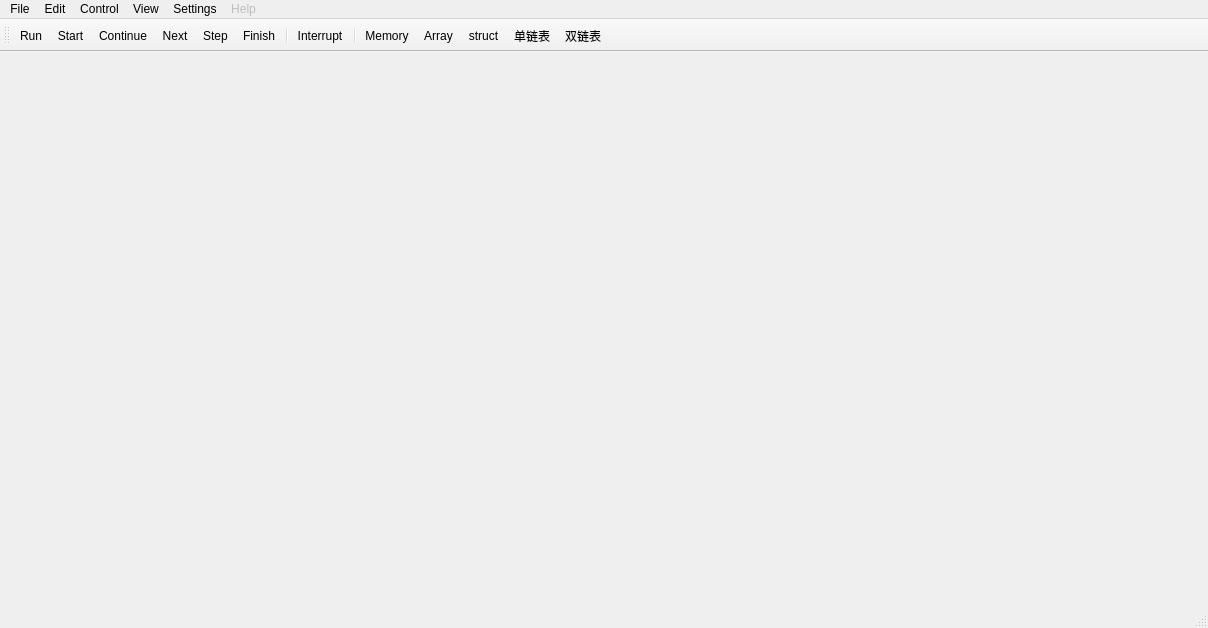
<?xml version="1.0" encoding="UTF-8"?>
<ui version="4.0">
 <class>sdsMainWindow</class>
 <widget class="QMainWindow" name="sdsMainWindow">
  <property name="geometry">
   <rect>
    <x>0</x>
    <y>0</y>
    <width>1208</width>
    <height>628</height>
   </rect>
  </property>
  <property name="windowTitle">
   <string>See Your DataStructure</string>
  </property>
  <widget class="GdbWidget" name="gdbWidget"/>
  <widget class="QMenuBar" name="menubar">
   <property name="geometry">
    <rect>
     <x>0</x>
     <y>0</y>
     <width>1208</width>
     <height>26</height>
    </rect>
   </property>
   <widget class="QMenu" name="menuFile">
    <property name="title">
     <string>File</string>
    </property>
    <addaction name="actionFileDebug"/>
    <addaction name="actionFileArguments"/>
    <addaction name="actionFileQuit"/>
   </widget>
   <widget class="QMenu" name="menuEdit">
    <property name="title">
     <string>Edit</string>
    </property>
   </widget>
   <widget class="QMenu" name="menuView">
    <property name="title">
     <string>View</string>
    </property>
    <widget class="QMenu" name="menuConsole">
     <property name="toolTip">
      <string/>
     </property>
     <property name="statusTip">
      <string/>
     </property>
     <property name="title">
      <string>Console</string>
     </property>
     <property name="icon">
      <iconset>
       <normaloff>:/seer/resources/console.png</normaloff>:/seer/resources/console.png</iconset>
     </property>
     <addaction name="actionConsoleNormal"/>
     <addaction name="actionConsoleMinimized"/>
     <addaction name="actionConsoleHidden"/>
    </widget>
    <addaction name="actionViewMemoryVisualizer"/>
    <addaction name="actionViewArrayVisualizer"/>
    <addaction name="menuConsole"/>
   </widget>
   <widget class="QMenu" name="menuSettings">
    <property name="title">
     <string>Settings</string>
    </property>
    <addaction name="actionSettingsConfiguration"/>
    <addaction name="actionSettingsSaveConfiguration"/>
   </widget>
   <widget class="QMenu" name="menuHelp">
    <property name="enabled">
     <bool>false</bool>
    </property>
    <property name="title">
     <string>Help</string>
    </property>
    <addaction name="actionHelpAbout"/>
   </widget>
   <widget class="QMenu" name="menuControl">
    <property name="title">
     <string>Control</string>
    </property>
    <addaction name="actionControlRun"/>
    <addaction name="actionControlStart"/>
    <addaction name="actionControlContinue"/>
    <addaction name="actionControlNext"/>
    <addaction name="actionControlStep"/>
    <addaction name="actionControlFinish"/>
    <addaction name="separator"/>
    <addaction name="actionControlInterrupt"/>
   </widget>
   <addaction name="menuFile"/>
   <addaction name="menuEdit"/>
   <addaction name="menuControl"/>
   <addaction name="menuView"/>
   <addaction name="menuSettings"/>
   <addaction name="menuHelp"/>
  </widget>
  <widget class="QStatusBar" name="statusbar"/>
  <widget class="QToolBar" name="toolBar">
   <property name="windowTitle">
    <string>toolBar</string>
   </property>
   <property name="toolButtonStyle">
    <enum>Qt::ToolButtonTextBesideIcon</enum>
   </property>
   <attribute name="toolBarArea">
    <enum>TopToolBarArea</enum>
   </attribute>
   <attribute name="toolBarBreak">
    <bool>false</bool>
   </attribute>
   <addaction name="actionGdbRun"/>
   <addaction name="actionGdbStart"/>
   <addaction name="actionGdbContinue"/>
   <addaction name="actionGdbNext"/>
   <addaction name="actionGdbStep"/>
   <addaction name="actionGdbFinish"/>
   <addaction name="separator"/>
   <addaction name="actionInterruptProcess"/>
   <addaction name="separator"/>
   <addaction name="actionMemoryVisualizer"/>
   <addaction name="actionArrayVisualizer"/>
   <addaction name="actionstruct"/>
   <addaction name="actionsolo"/>
   <addaction name="actiondouble"/>
  </widget>
  <action name="actionGdbQuit">
   <property name="text">
    <string>Quit</string>
   </property>
   <property name="toolTip">
    <string>Exit GDB.</string>
   </property>
  </action>
  <action name="actionFileQuit">
   <property name="icon">
    <iconset resource="SeeDataStructureRc.qrc">
     <normaloff>:/resources/exit.png</normaloff>:/resources/exit.png</iconset>
   </property>
   <property name="text">
    <string>Quit</string>
   </property>
   <property name="toolTip">
    <string>Quit</string>
   </property>
   <property name="statusTip">
    <string>Quit the  Seer debugger.</string>
   </property>
  </action>
  <action name="actionGdbStart">
   <property name="icon">
    <iconset resource="SeeDataStructureRc.qrc">
     <normaloff>:/resources/restart.png</normaloff>:/resources/restart.png</iconset>
   </property>
   <property name="text">
    <string>Start</string>
   </property>
  </action>
  <action name="actionGdbRun">
   <property name="icon">
    <iconset resource="SeeDataStructureRc.qrc">
     <normaloff>:/resources/restart.png</normaloff>:/resources/restart.png</iconset>
   </property>
   <property name="text">
    <string>Run</string>
   </property>
  </action>
  <action name="actionGdbNext">
   <property name="icon">
    <iconset resource="SeeDataStructureRc.qrc">
     <normaloff>:/resources/step_over.png</normaloff>:/resources/step_over.png</iconset>
   </property>
   <property name="text">
    <string>Next</string>
   </property>
  </action>
  <action name="actionGdbStep">
   <property name="icon">
    <iconset resource="SeeDataStructureRc.qrc">
     <normaloff>:/resources/step_into.png</normaloff>:/resources/step_into.png</iconset>
   </property>
   <property name="text">
    <string>Step</string>
   </property>
  </action>
  <action name="actionGdbFinish">
   <property name="icon">
    <iconset resource="SeeDataStructureRc.qrc">
     <normaloff>:/resources/step_out.png</normaloff>:/resources/step_out.png</iconset>
   </property>
   <property name="text">
    <string>Finish</string>
   </property>
  </action>
  <action name="actionGdbContinue">
   <property name="icon">
    <iconset resource="SeeDataStructureRc.qrc">
     <normaloff>:/resources/continue.png</normaloff>:/resources/continue.png</iconset>
   </property>
   <property name="text">
    <string>Continue</string>
   </property>
  </action>
  <action name="actionFileDebug">
   <property name="icon">
    <iconset resource="SeeDataStructureRc.qrc">
     <normaloff>:/resources/debug.png</normaloff>:/resources/debug.png</iconset>
   </property>
   <property name="text">
    <string>Debug...</string>
   </property>
   <property name="toolTip">
    <string>Debug</string>
   </property>
   <property name="statusTip">
    <string>Load an executable to debug.</string>
   </property>
  </action>
  <action name="actionFileArguments">
   <property name="icon">
    <iconset resource="SeeDataStructureRc.qrc">
     <normaloff>:/resources/arguments.png</normaloff>:/resources/arguments.png</iconset>
   </property>
   <property name="text">
    <string>Arguments...</string>
   </property>
   <property name="toolTip">
    <string>Arguments</string>
   </property>
   <property name="statusTip">
    <string>Specify new arguments to the current executable.</string>
   </property>
  </action>
  <action name="actionInterruptProcess">
   <property name="icon">
    <iconset resource="SeeDataStructureRc.qrc">
     <normaloff>:/resources/stop.png</normaloff>:/resources/stop.png</iconset>
   </property>
   <property name="text">
    <string>Interrupt</string>
   </property>
   <property name="toolTip">
    <string>&lt;html&gt;&lt;head/&gt;&lt;body&gt;&lt;p&gt;Send a 'Terminate' signal to the process.&lt;br/&gt;&lt;br/&gt;Hold down for alternate signals.&lt;/p&gt;&lt;/body&gt;&lt;/html&gt;</string>
   </property>
  </action>
  <action name="actionHelpAbout">
   <property name="enabled">
    <bool>false</bool>
   </property>
   <property name="icon">
    <iconset>
     <normaloff>:/seer/resources/seer_32x32.png</normaloff>:/seer/resources/seer_32x32.png</iconset>
   </property>
   <property name="text">
    <string>About Seer</string>
   </property>
   <property name="statusTip">
    <string>About Seer</string>
   </property>
  </action>
  <action name="actionMemoryVisualizer">
   <property name="icon">
    <iconset resource="SeeDataStructureRc.qrc">
     <normaloff>:/resources/memory.png</normaloff>:/resources/memory.png</iconset>
   </property>
   <property name="text">
    <string>Memory</string>
   </property>
   <property name="toolTip">
    <string>Launch a blank Memory Visualizer.</string>
   </property>
  </action>
  <action name="actionArrayVisualizer">
   <property name="icon">
    <iconset resource="SeeDataStructureRc.qrc">
     <normaloff>:/resources/array.png</normaloff>:/resources/array.png</iconset>
   </property>
   <property name="text">
    <string>Array</string>
   </property>
   <property name="toolTip">
    <string>Launch a blank Array Visualizer.</string>
   </property>
  </action>
  <action name="actionViewMemoryVisualizer">
   <property name="icon">
    <iconset resource="SeeDataStructureRc.qrc">
     <normaloff>:/resources/memory.png</normaloff>:/resources/memory.png</iconset>
   </property>
   <property name="text">
    <string>Memory Visualizer</string>
   </property>
   <property name="statusTip">
    <string>Launch a blank Memory Visualizer.</string>
   </property>
  </action>
  <action name="actionViewArrayVisualizer">
   <property name="icon">
    <iconset resource="SeeDataStructureRc.qrc">
     <normaloff>:/resources/array.png</normaloff>:/resources/array.png</iconset>
   </property>
   <property name="text">
    <string>Array Visualizer</string>
   </property>
   <property name="statusTip">
    <string>Launch a blank Array Visualizer.</string>
   </property>
  </action>
  <action name="actionControlRun">
   <property name="icon">
    <iconset resource="SeeDataStructureRc.qrc">
     <normaloff>:/resources/restart.png</normaloff>:/resources/restart.png</iconset>
   </property>
   <property name="text">
    <string>Run</string>
   </property>
   <property name="toolTip">
    <string>Run</string>
   </property>
   <property name="statusTip">
    <string>Start the program in GDB. Honor breakpoints, if any.</string>
   </property>
  </action>
  <action name="actionControlStart">
   <property name="icon">
    <iconset resource="SeeDataStructureRc.qrc">
     <normaloff>:/resources/restart.png</normaloff>:/resources/restart.png</iconset>
   </property>
   <property name="text">
    <string>Start</string>
   </property>
   <property name="toolTip">
    <string>Start</string>
   </property>
   <property name="statusTip">
    <string>Start the program in GDB. Stop in main().</string>
   </property>
  </action>
  <action name="actionControlContinue">
   <property name="icon">
    <iconset resource="SeeDataStructureRc.qrc">
     <normaloff>:/resources/continue.png</normaloff>:/resources/continue.png</iconset>
   </property>
   <property name="text">
    <string>Continue</string>
   </property>
   <property name="toolTip">
    <string>Continue</string>
   </property>
   <property name="statusTip">
    <string>Continue executing the program. Stop at any breakpoints, or when the program exits.</string>
   </property>
  </action>
  <action name="actionControlNext">
   <property name="icon">
    <iconset resource="SeeDataStructureRc.qrc">
     <normaloff>:/resources/step_over.png</normaloff>:/resources/step_over.png</iconset>
   </property>
   <property name="text">
    <string>Next</string>
   </property>
   <property name="toolTip">
    <string>Next</string>
   </property>
   <property name="statusTip">
    <string>Execute next step, step over functions.</string>
   </property>
  </action>
  <action name="actionControlStep">
   <property name="icon">
    <iconset resource="SeeDataStructureRc.qrc">
     <normaloff>:/resources/step_into.png</normaloff>:/resources/step_into.png</iconset>
   </property>
   <property name="text">
    <string>Step</string>
   </property>
   <property name="toolTip">
    <string>Step</string>
   </property>
   <property name="statusTip">
    <string>Execute next step, step into functions.</string>
   </property>
  </action>
  <action name="actionControlFinish">
   <property name="icon">
    <iconset resource="SeeDataStructureRc.qrc">
     <normaloff>:/resources/step_out.png</normaloff>:/resources/step_out.png</iconset>
   </property>
   <property name="text">
    <string>Finish</string>
   </property>
   <property name="toolTip">
    <string>Finish</string>
   </property>
   <property name="statusTip">
    <string>Execute the remaining function, stop after it exits.</string>
   </property>
  </action>
  <action name="actionControlInterrupt">
   <property name="icon">
    <iconset resource="SeeDataStructureRc.qrc">
     <normaloff>:/resources/stop.png</normaloff>:/resources/stop.png</iconset>
   </property>
   <property name="text">
    <string>Interrupt</string>
   </property>
   <property name="toolTip">
    <string>Interrupt</string>
   </property>
   <property name="statusTip">
    <string>Send a 'Terminate' signal to the process.</string>
   </property>
  </action>
  <action name="actionSettingsConfiguration">
   <property name="icon">
    <iconset resource="SeeDataStructureRc.qrc">
     <normaloff>:/resources/arguments.png</normaloff>:/resources/arguments.png</iconset>
   </property>
   <property name="text">
    <string>Configuration...</string>
   </property>
   <property name="statusTip">
    <string>Configure Seer.</string>
   </property>
  </action>
  <action name="actionSettingsSaveConfiguration">
   <property name="icon">
    <iconset resource="SeeDataStructureRc.qrc">
     <normaloff>:/resources/RelaxLightIcons/document-save.svg</normaloff>:/resources/RelaxLightIcons/document-save.svg</iconset>
   </property>
   <property name="text">
    <string>Save Configuration...</string>
   </property>
   <property name="statusTip">
    <string>Save the configurations so future Seer sessions will use them.</string>
   </property>
  </action>
  <action name="actionConsoleNormal">
   <property name="icon">
    <iconset>
     <normaloff>:/seer/resources/maximize.png</normaloff>:/seer/resources/maximize.png</iconset>
   </property>
   <property name="text">
    <string>Normal</string>
   </property>
   <property name="statusTip">
    <string>Show the console window.</string>
   </property>
  </action>
  <action name="actionConsoleHidden">
   <property name="icon">
    <iconset>
     <normaloff>:/seer/resources/hide.png</normaloff>:/seer/resources/hide.png</iconset>
   </property>
   <property name="text">
    <string>Hidden</string>
   </property>
   <property name="statusTip">
    <string>Hide the console window.</string>
   </property>
  </action>
  <action name="actionConsoleMinimized">
   <property name="icon">
    <iconset>
     <normaloff>:/seer/resources/minimize.png</normaloff>:/seer/resources/minimize.png</iconset>
   </property>
   <property name="text">
    <string>Minimized</string>
   </property>
   <property name="statusTip">
    <string>Minimize the console window.</string>
   </property>
  </action>
  <action name="actionArr">
   <property name="icon">
    <iconset resource="SeeDataStructureRc.qrc">
     <normaloff>:/resources/array.png</normaloff>:/resources/array.png</iconset>
   </property>
   <property name="text">
    <string>Arr</string>
   </property>
  </action>
  <action name="actionstruct">
   <property name="text">
    <string>struct</string>
   </property>
  </action>
  <action name="actionsolo">
   <property name="text">
    <string>单链表</string>
   </property>
  </action>
  <action name="actiondouble">
   <property name="text">
    <string>双链表</string>
   </property>
  </action>
 </widget>
 <customwidgets>
  <customwidget>
   <class>GdbWidget</class>
   <extends>QWidget</extends>
   <header>gdbwidget.h</header>
   <container>1</container>
  </customwidget>
 </customwidgets>
 <resources>
  <include location="SeeDataStructureRc.qrc"/>
 </resources>
 <connections/>
</ui>
